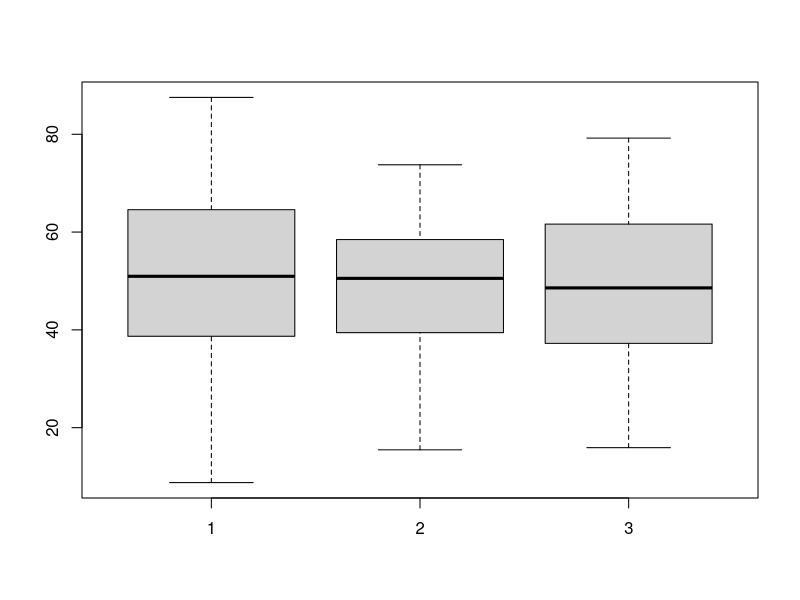
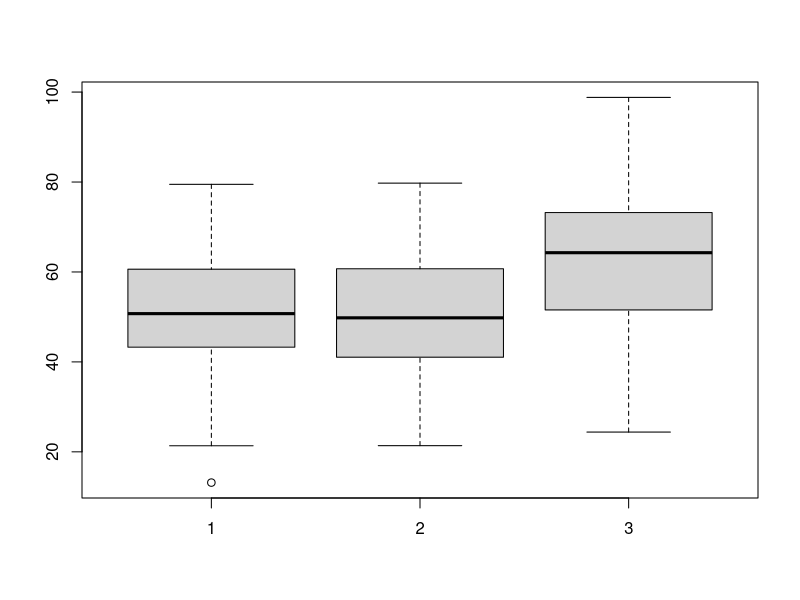
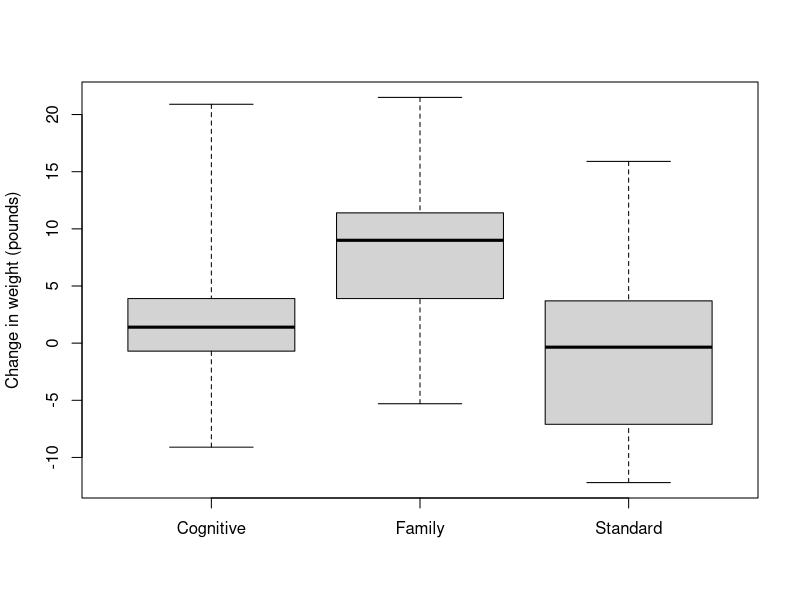
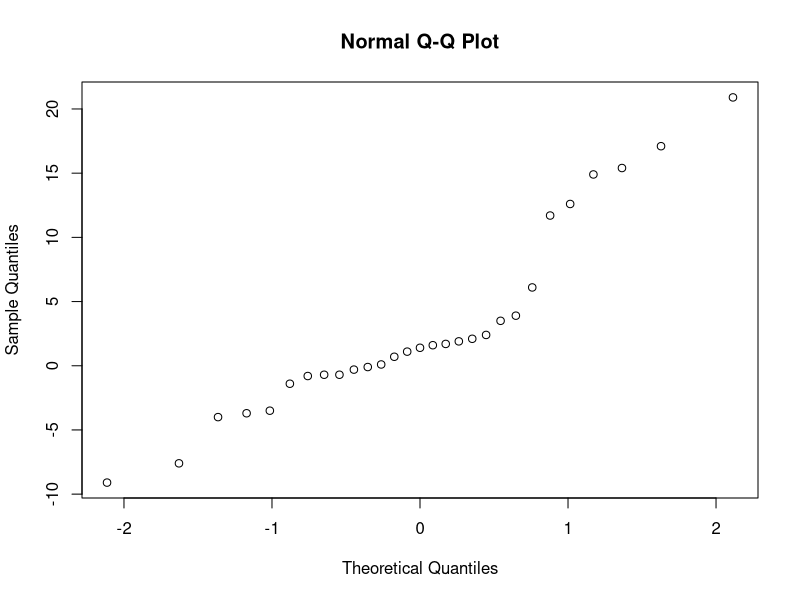
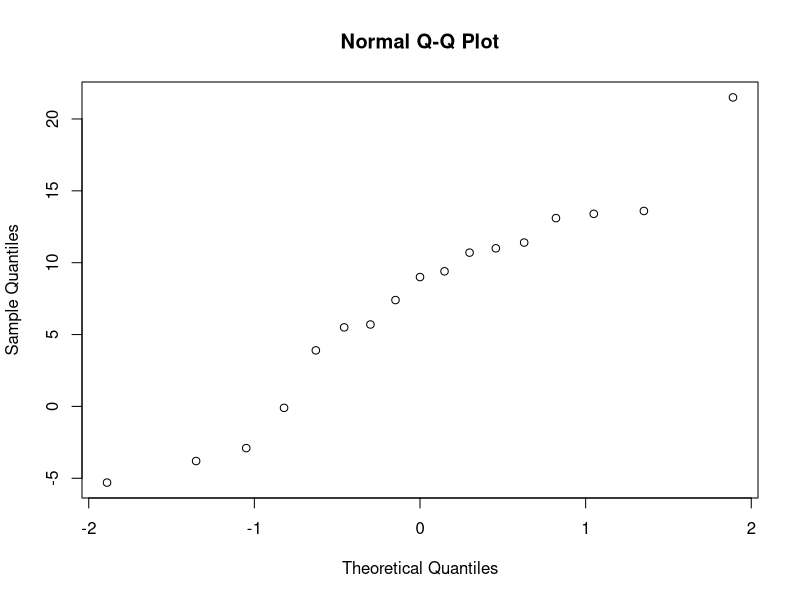
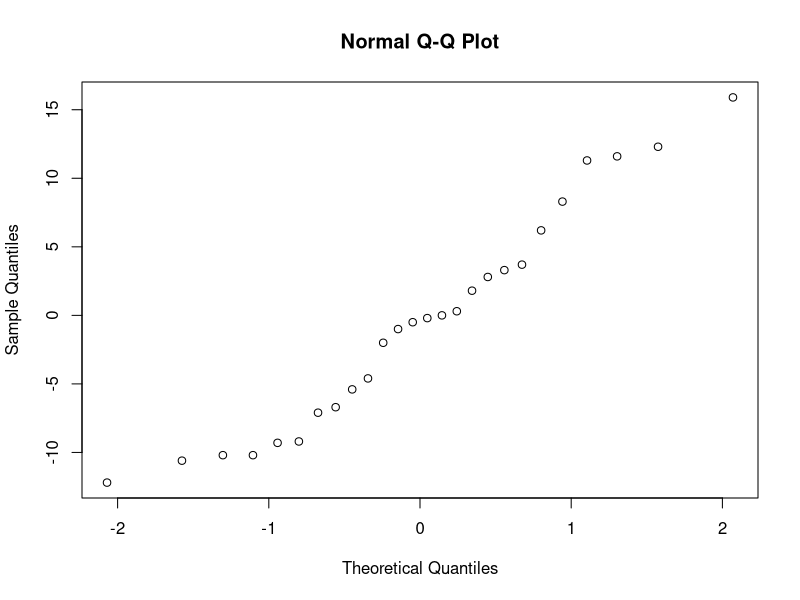

The R script that drew these images, in order:
## ---- chunk 1
knitr::opts_chunk$set(echo = TRUE, tidy = TRUE)
set.seed(320520)
## ---- chunk 2
set.seed(123456)
## ---- chunk 3
x1 = rnorm(50, mean=50, sd=15)
x2 = rnorm(50, mean=50, sd=15)
x3 = rnorm(50, mean=50, sd=15)
## ---- chunk 4
boxplot(x1, x2, x3)
## ---- chunk 5
y1 = rnorm(50, mean=50, sd=15)
y2 = rnorm(50, mean=50, sd=15)
y3 = rnorm(50, mean=60, sd=15)
## ---- chunk 6
boxplot(y1, y2, y3)
## ---- chunk 7
sd(x1)
sd(x2)
sd(x3)
## ---- chunk 8
(var(x1) + var(x2) + var(x3)) / 3
## ---- chunk 9
var(c(mean(x1), mean(x2), mean(x3))) * 50
## ---- chunk 10
# Within-sample
(var(y1) + var(y2) + var(y3)) / 3
# Between-sample
var(c(mean(y1), mean(y2), mean(y3))) * 50
## ---- chunk 11
within.ms = (var(x1) + var(x2) + var(x3)) / 3
between.ms = var(c(mean(x1), mean(x2), mean(x3))) * 50
F = between.ms / within.ms
1 - pf(F, df1=2, df2=147)
## ---- chunk 12
within.ms = (var(y1) + var(y2) + var(y3)) / 3
between.ms = var(c(mean(y1), mean(y2), mean(y3))) * 50
F = between.ms / within.ms
1 - pf(F, df1=2, df2=147)
## ---- chunk 13
x.all = c(x1, x2, x3)
group = factor(c(rep(1, 50), rep(2, 50), rep(3, 50)))
anova(lm(x.all ~ group))
## ---- chunk 14
y.all = c(y1, y2, y3)
group = factor(c(rep(1, 50), rep(2, 50), rep(3, 50)))
anova(lm(y.all ~ group))
## ---- chunk 15
anorexia = read.table("anorexia.txt", header=TRUE)
summary(anorexia)
## ---- chunk 16
all.diffs = anorexia$After - anorexia$Before
## ---- chunk 17
cog.diff = all.diffs[anorexia$Treatment=="Cognitive"]
fam.diff = all.diffs[anorexia$Treatment=="Family"]
std.diff = all.diffs[anorexia$Treatment=="Standard"]
## ---- chunk 18
n1 = length(cog.diff)
n2 = length(fam.diff)
n3 = length(std.diff)
N = n1 + n2 + n3
## ---- chunk 19
boxplot(cog.diff, fam.diff, std.diff, range=0, 
    names=c("Cognitive","Family","Standard"),
    ylab="Change in weight (pounds)")
## ---- chunk 20
sd(cog.diff)
sd(fam.diff)
sd(std.diff)
## ---- chunk 21
qqnorm(cog.diff)
qqnorm(fam.diff)
qqnorm(std.diff)
## ---- chunk 22
cog.mean = mean(cog.diff)
fam.mean = mean(fam.diff)
std.mean = mean(std.diff)
grand.mean = mean(all.diffs)
## ---- chunk 23
SST = sum( (all.diffs-grand.mean)^2 )
total.df = N - 1
## ---- chunk 24
SSB = n1*(cog.mean-grand.mean)^2 +
    n2*(fam.mean-grand.mean)^2 +
    n3*(std.mean-grand.mean)^2
between.df = 2 
between.meansquare = SSB/2
## ---- chunk 25
SSW = sum( (cog.diff-cog.mean)^2 ) +
    sum( (fam.diff-fam.mean)^2 ) +
    sum( (std.diff-std.mean)^2 )
SSW
within.df = N - 3
within.meansquare = SSW/within.df
## ---- chunk 26
SSW = (n1-1)*var(cog.diff) +
  (n2-1)*var(fam.diff) +
  (n3-1)*var(std.diff)
SSW
## ---- chunk 27
SST
SSB + SSW
## ---- chunk 28
between.meansquare
within.meansquare
## ---- chunk 29
F = between.meansquare/within.meansquare
1 - pf(F, df1=between.df, df2=within.df)
## ---- chunk 30
anova(lm(all.diffs ~ anorexia$Treatment))
## ---- chunk 31
F.random = function(){
  random.diffs = sample(all.diffs)
  cog.random = random.diffs[1:29]
  fam.random = random.diffs[30:46]
  std.random = random.diffs[47:72]
  SSW.random = (n1-1)*var(cog.random) +
    (n2-1)*var(fam.random) + 
    (n3-1)*var(std.random)
  SSB.random = SST - SSW.random
 return((SSB.random/between.df) / (SSW.random/within.df))
}
F.list = replicate(100000, F.random())
mean(F.list >= F)
